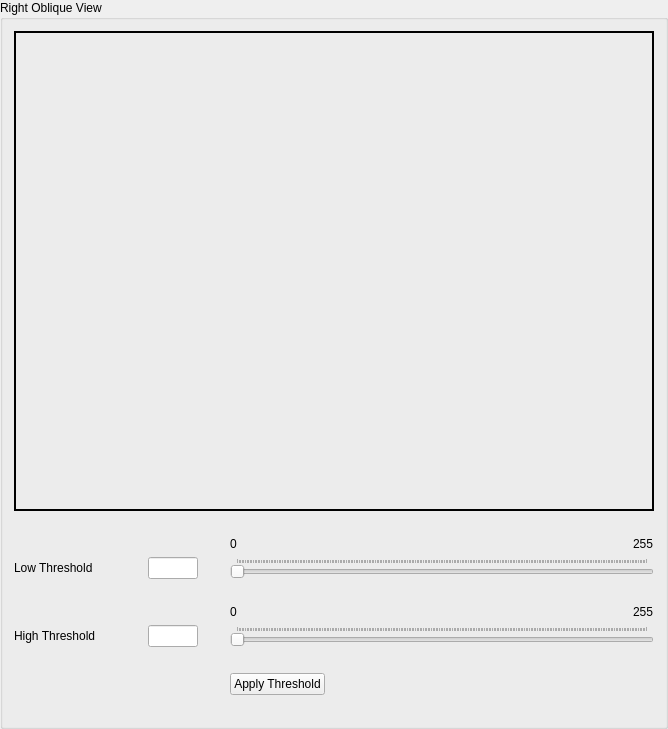
         <widget class="QGroupBox" name="groupBox_4">
          <property name="title">
           <string>Right Oblique View</string>
          </property>
          <layout class="QGridLayout" name="gridLayout_6">
           <item row="10" column="8">
            <spacer name="horizontalSpacer_18">
             <property name="orientation">
              <enum>Qt::Horizontal</enum>
             </property>
             <property name="sizeType">
              <enum>QSizePolicy::Fixed</enum>
             </property>
             <property name="sizeHint" stdset="0">
              <size>
               <width>20</width>
               <height>20</height>
              </size>
             </property>
            </spacer>
           </item>
           <item row="6" column="10" alignment="Qt::AlignRight">
            <widget class="QLabel" name="label_22">
             <property name="sizePolicy">
              <sizepolicy hsizetype="Fixed" vsizetype="Fixed">
               <horstretch>0</horstretch>
               <verstretch>0</verstretch>
              </sizepolicy>
             </property>
             <property name="text">
              <string>255</string>
             </property>
            </widget>
           </item>
           <item row="7" column="6">
            <spacer name="horizontalSpacer_11">
             <property name="orientation">
              <enum>Qt::Horizontal</enum>
             </property>
             <property name="sizeType">
              <enum>QSizePolicy::Fixed</enum>
             </property>
             <property name="sizeHint" stdset="0">
              <size>
               <width>40</width>
               <height>20</height>
              </size>
             </property>
            </spacer>
           </item>
           <item row="7" column="7">
            <widget class="QLineEdit" name="rightObliqueViewLowThreshField">
             <property name="sizePolicy">
              <sizepolicy hsizetype="Fixed" vsizetype="Fixed">
               <horstretch>0</horstretch>
               <verstretch>0</verstretch>
              </sizepolicy>
             </property>
             <property name="maximumSize">
              <size>
               <width>50</width>
               <height>30</height>
              </size>
             </property>
            </widget>
           </item>
           <item row="11" column="5">
            <spacer name="verticalSpacer_14">
             <property name="orientation">
              <enum>Qt::Vertical</enum>
             </property>
             <property name="sizeType">
              <enum>QSizePolicy::Fixed</enum>
             </property>
             <property name="sizeHint" stdset="0">
              <size>
               <width>20</width>
               <height>20</height>
              </size>
             </property>
            </spacer>
           </item>
           <item row="7" column="8">
            <spacer name="horizontalSpacer_12">
             <property name="orientation">
              <enum>Qt::Horizontal</enum>
             </property>
             <property name="sizeType">
              <enum>QSizePolicy::Fixed</enum>
             </property>
             <property name="sizeHint" stdset="0">
              <size>
               <width>20</width>
               <height>20</height>
              </size>
             </property>
            </spacer>
           </item>
           <item row="7" column="9" colspan="2">
            <widget class="QSlider" name="rightObliqueViewLowThreshSlider">
             <property name="maximum">
              <number>255</number>
             </property>
             <property name="orientation">
              <enum>Qt::Horizontal</enum>
             </property>
             <property name="tickPosition">
              <enum>QSlider::TicksAbove</enum>
             </property>
             <property name="tickInterval">
              <number>1</number>
             </property>
            </widget>
           </item>
           <item row="10" column="6">
            <spacer name="horizontalSpacer_17">
             <property name="orientation">
              <enum>Qt::Horizontal</enum>
             </property>
             <property name="sizeType">
              <enum>QSizePolicy::Fixed</enum>
             </property>
             <property name="sizeHint" stdset="0">
              <size>
               <width>40</width>
               <height>20</height>
              </size>
             </property>
            </spacer>
           </item>
           <item row="9" column="10" alignment="Qt::AlignRight">
            <widget class="QLabel" name="label_30">
             <property name="sizePolicy">
              <sizepolicy hsizetype="Fixed" vsizetype="Fixed">
               <horstretch>0</horstretch>
               <verstretch>0</verstretch>
              </sizepolicy>
             </property>
             <property name="text">
              <string>255</string>
             </property>
            </widget>
           </item>
           <item row="6" column="9">
            <widget class="QLabel" name="label_32">
             <property name="sizePolicy">
              <sizepolicy hsizetype="Fixed" vsizetype="Fixed">
               <horstretch>0</horstretch>
               <verstretch>0</verstretch>
              </sizepolicy>
             </property>
             <property name="text">
              <string>0</string>
             </property>
            </widget>
           </item>
           <item row="9" column="9">
            <widget class="QLabel" name="label_31">
             <property name="sizePolicy">
              <sizepolicy hsizetype="Fixed" vsizetype="Fixed">
               <horstretch>0</horstretch>
               <verstretch>0</verstretch>
              </sizepolicy>
             </property>
             <property name="text">
              <string>0</string>
             </property>
            </widget>
           </item>
           <item row="10" column="9" colspan="2">
            <widget class="QSlider" name="rightObliqueViewHighThreshSlider">
             <property name="maximum">
              <number>255</number>
             </property>
             <property name="orientation">
              <enum>Qt::Horizontal</enum>
             </property>
             <property name="tickPosition">
              <enum>QSlider::TicksAbove</enum>
             </property>
             <property name="tickInterval">
              <number>1</number>
             </property>
            </widget>
           </item>
           <item row="5" column="5">
            <spacer name="verticalSpacer_11">
             <property name="orientation">
              <enum>Qt::Vertical</enum>
             </property>
             <property name="sizeType">
              <enum>QSizePolicy::Fixed</enum>
             </property>
             <property name="sizeHint" stdset="0">
              <size>
               <width>20</width>
               <height>20</height>
              </size>
             </property>
            </spacer>
           </item>
           <item row="7" column="5">
            <widget class="QLabel" name="label_21">
             <property name="sizePolicy">
              <sizepolicy hsizetype="Fixed" vsizetype="Fixed">
               <horstretch>0</horstretch>
               <verstretch>0</verstretch>
              </sizepolicy>
             </property>
             <property name="text">
              <string>Low Threshold</string>
             </property>
            </widget>
           </item>
           <item row="10" column="7">
            <widget class="QLineEdit" name="rightObliqueViewHighThreshField">
             <property name="sizePolicy">
              <sizepolicy hsizetype="Fixed" vsizetype="Fixed">
               <horstretch>0</horstretch>
               <verstretch>0</verstretch>
              </sizepolicy>
             </property>
             <property name="maximumSize">
              <size>
               <width>50</width>
               <height>30</height>
              </size>
             </property>
            </widget>
           </item>
           <item row="0" column="5" colspan="6" alignment="Qt::AlignHCenter">
            <widget class="QLabel" name="rightObliqueViewEdgeImageLabel">
             <property name="sizePolicy">
              <sizepolicy hsizetype="Fixed" vsizetype="Fixed">
               <horstretch>0</horstretch>
               <verstretch>0</verstretch>
              </sizepolicy>
             </property>
             <property name="minimumSize">
              <size>
               <width>640</width>
               <height>480</height>
              </size>
             </property>
             <property name="frameShape">
              <enum>QFrame::WinPanel</enum>
             </property>
             <property name="text">
              <string/>
             </property>
            </widget>
           </item>
           <item row="13" column="5">
            <spacer name="verticalSpacer_12">
             <property name="orientation">
              <enum>Qt::Vertical</enum>
             </property>
             <property name="sizeType">
              <enum>QSizePolicy::Fixed</enum>
             </property>
             <property name="sizeHint" stdset="0">
              <size>
               <width>20</width>
               <height>20</height>
              </size>
             </property>
            </spacer>
           </item>
           <item row="8" column="5">
            <spacer name="verticalSpacer_13">
             <property name="orientation">
              <enum>Qt::Vertical</enum>
             </property>
             <property name="sizeType">
              <enum>QSizePolicy::Fixed</enum>
             </property>
             <property name="sizeHint" stdset="0">
              <size>
               <width>20</width>
               <height>20</height>
              </size>
             </property>
            </spacer>
           </item>
           <item row="10" column="5">
            <widget class="QLabel" name="label_23">
             <property name="sizePolicy">
              <sizepolicy hsizetype="Fixed" vsizetype="Fixed">
               <horstretch>0</horstretch>
               <verstretch>0</verstretch>
              </sizepolicy>
             </property>
             <property name="text">
              <string>High Threshold</string>
             </property>
            </widget>
           </item>
           <item row="12" column="9">
            <widget class="QPushButton" name="rightObliqueViewThreshApplyButton">
             <property name="text">
              <string>Apply Threshold</string>
             </property>
            </widget>
           </item>
          </layout>
         </widget>
